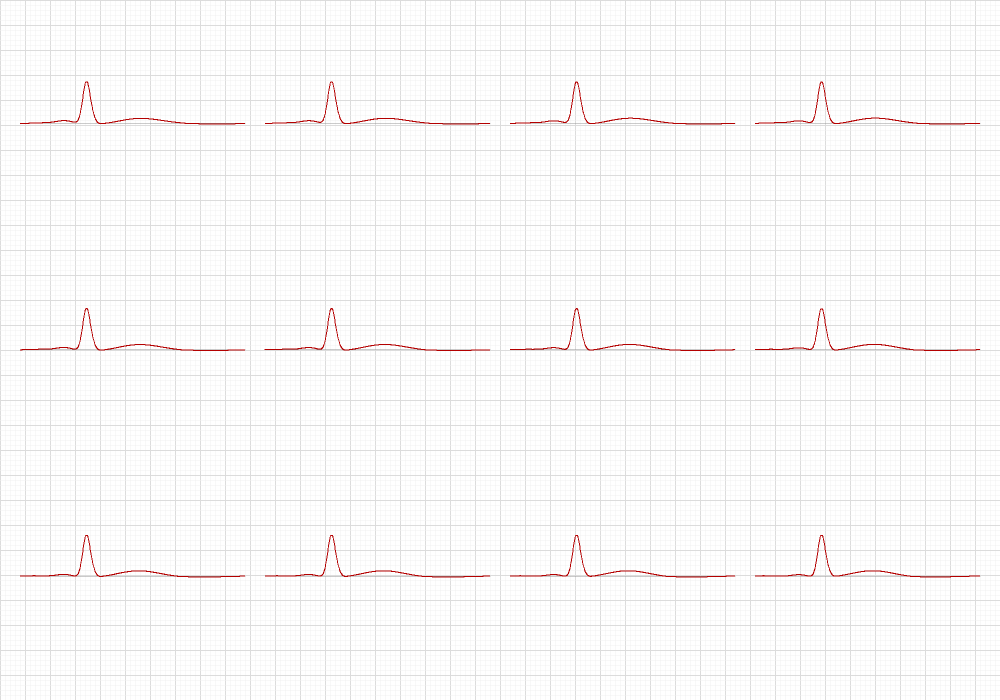
#> input picture ECG_Curso_Megaprojeto_p16_append/samples/ecg_images/synthetic_12lead.png, 2000 x 1400 px (shown at 1/2 size)
$ jupyter execute 20_Normalizacao_Escala.ipynb
#> lines starting #> are read from the running program, lines starting #| are printed output that depends on the picture
#> further down, img is the input picture: PIL image 2000x1400 RGB; mean R, G, B 249.6, 248.7, 248.7
### ECG_Curso_Megaprojeto_p16_append/cv/grid_detect.py
import numpy as np
from PIL import Image


def _to_gray(arr_or_img):
    if isinstance(arr_or_img, Image.Image):
        img = arr_or_img.convert("L")
#> img: PIL image 2000x1400 L
        return np.asarray(img).astype(np.float32)
    if arr_or_img.ndim == 3:
        # assume RGB
        r, g, b = arr_or_img[..., 0], arr_or_img[..., 1], arr_or_img[..., 2]
        return (0.2989 * r + 0.5870 * g + 0.1140 * b).astype(np.float32)
    return arr_or_img.astype(np.float32)


def _autocorr_1d(x):
    x = (x - x.mean()) / (x.std() + 1e-6)
    ac = np.correlate(x, x, mode="full")[len(x) - 1 :]
    ac /= ac[0] + 1e-6
    return ac


def _dominant_period(ac, min_p=4, max_p=200):
    # encontra melhor pico em [min_p, max_p]
    seg = ac[min_p:max_p]
    if seg.size == 0:
        return None, 0.0
    k = int(np.argmax(seg))
    p = k + min_p
    conf = float(seg[k])
    return p, conf


def estimate_grid_period_px(img_or_array):
    """
    Estima período da grade (em pixels) nas direções X e Y.
    Heurística: projeção de derivada (diferença) -> autocorrelação -> pico dominante.
    Retorna: dict { 'px_small_x','px_small_y','px_big_x','px_big_y','confidence' }
    """
    arr = _to_gray(img_or_array)
    # borda: ignora 2% em cada lado para reduzir bordas
    h, w = arr.shape
#> h = 1400; w = 2000
    x0, x1 = int(0.02 * w), int(0.98 * w)
#> x0 = 40; x1 = 1960
    y0, y1 = int(0.02 * h), int(0.98 * h)
#> y0 = 28; y1 = 1372
    roi = arr[y0:y1, x0:x1]
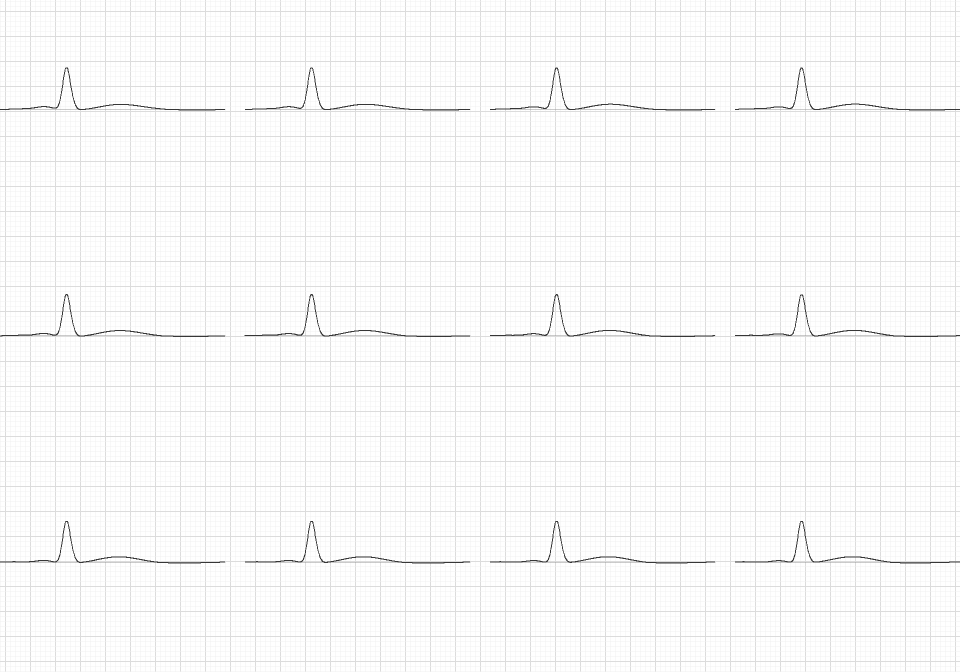
#> roi: shape (1344, 1920) float32 (shown at 1/2 size); min 54, max 255, mean 248.9

    # gradientes simples
    gx = np.abs(np.diff(roi, axis=1))
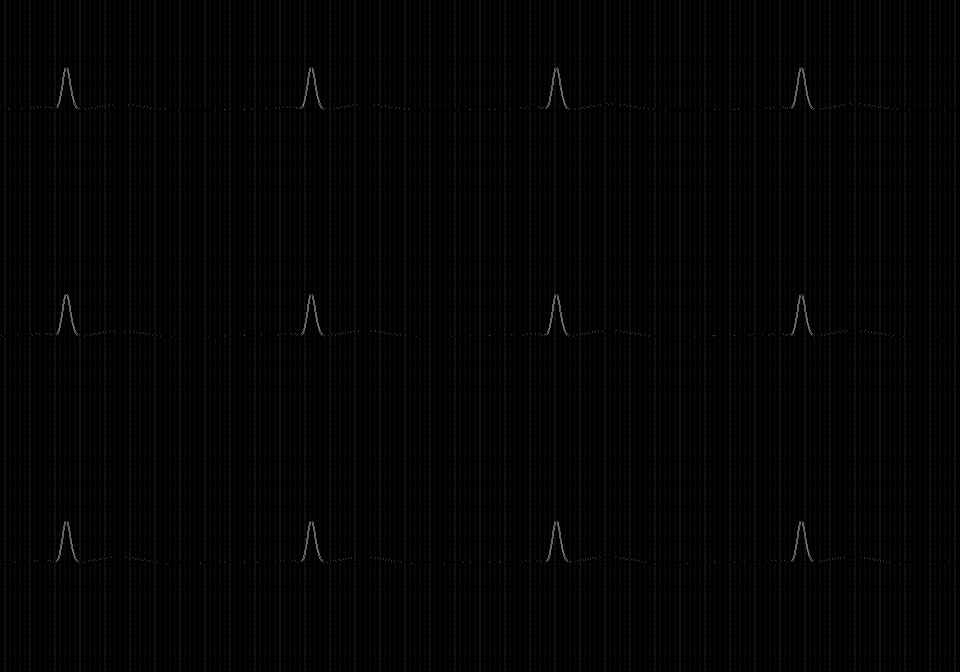
#> gx: shape (1344, 1919) float32 (shown at 1/2 size); min 0, max 201, mean 3.7
    gy = np.abs(np.diff(roi, axis=0))
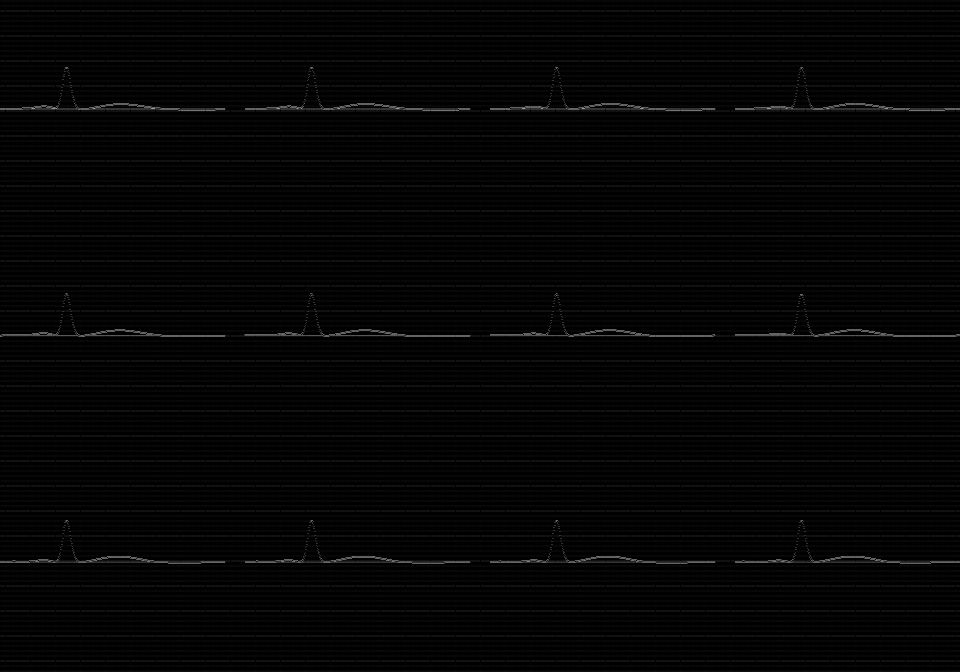
#> gy: shape (1343, 1920) float32 (shown at 1/2 size); min 0, max 201, mean 4.5

    # projeções
    proj_x = gx.mean(axis=0)
#> proj_x = 1919 values, max 34.63 at index 611, min 0 at index 1, mean 3.68
    proj_y = gy.mean(axis=1)
#> proj_y = 1343 values, max 101.9 at index 1124, min 0 at index 0, mean 4.47

    acx = _autocorr_1d(proj_x)
#> in _autocorr_1d, `x = (x - x.mean()) / (x.std() + 1e-6)`: x = 1919 values, max 4.16 at index 611, min -0.495 at index 1, mean 4.72e-08
#> in _autocorr_1d, `ac = np.correlate(x, x, mode="full")[len(x) - 1 :]`: ac = 1919 values, max 1919 at index 0, min -378.5 at index 37, mean 0.5
#> in _autocorr_1d, `ac /= ac[0] + 1e-6`: ac = 1919 values, max 1 at index 0, min -0.197 at index 37, mean 0.000261
#> acx has the same summary as ac in _autocorr_1d
    acy = _autocorr_1d(proj_y)
#> acy = 1343 values, max 1 at index 0, min -0.139 at index 24, mean 0.000372
    px_x, cfx = _dominant_period(acx, 4, 200)
#> in _dominant_period, `seg = ac[min_p:max_p]`: seg = 196 values, max 0.954 at index 46, min -0.197 at index 33, mean -0.00451
#> in _dominant_period, `k = int(np.argmax(seg))`: k = 46
#> in _dominant_period, `p = k + min_p`: p = 50
#> in _dominant_period, `conf = float(seg[k])`: conf = 0.954
#> px_x = 50; cfx = 0.954
    px_y, cfy = _dominant_period(acy, 4, 200)
#> px_y = 50; cfy = 0.576

    # small grid ~ px_x, px_y ; big grid = 5*small (aprox), arredonda
    res = {}
    if px_x:
        res["px_small_x"] = float(px_x)
        res["px_big_x"] = float(px_x * 5.0)
    if px_y:
        res["px_small_y"] = float(px_y)
        res["px_big_y"] = float(px_y * 5.0)
    res["confidence"] = float(0.5 * (cfx + cfy))
    return res

### ECG_Curso_Megaprojeto_p16_append/cv/normalize.py

import numpy as np
from PIL import Image
from .grid_detect import estimate_grid_period_px

def estimate_px_per_mm(img_rgb) -> float:
    """Assume small grid ~= 1 mm; retorna px/mm estimado (ou None)."""
    info = estimate_grid_period_px(img_rgb)
#> info = {'px_small_x': 50, 'px_big_x': 250, 'px_small_y': 50, 'px_big_y': 250, 'confidence': 0.765}
    px_small = info.get("px_small_x") or info.get("px_small_y")
#> px_small = 50
    return float(px_small) if px_small else None

def normalize_scale(img: Image.Image, target_px_per_mm: float = 10.0):
    """
    Redimensiona para atingir target_px_per_mm (sem upscaling excessivo >2x; clamped).
    Retorna (img_resized, scale_factor_aplicado, px_per_mm_estimado).
    """
    pxmm = estimate_px_per_mm(img.convert("RGB"))
#> pxmm = 50
    if not pxmm:
        return img, 1.0, None
    scale = target_px_per_mm / pxmm
#> scale = 0.2
    scale = max(0.5, min(2.0, scale))  # clamp
#> scale = 0.5
    w0, h0 = img.size
#> w0 = 2000; h0 = 1400
    w1, h1 = int(w0*scale), int(h0*scale)
#> w1 = 1000; h1 = 700
    im1 = img.resize((w1, h1), Image.LANCZOS)
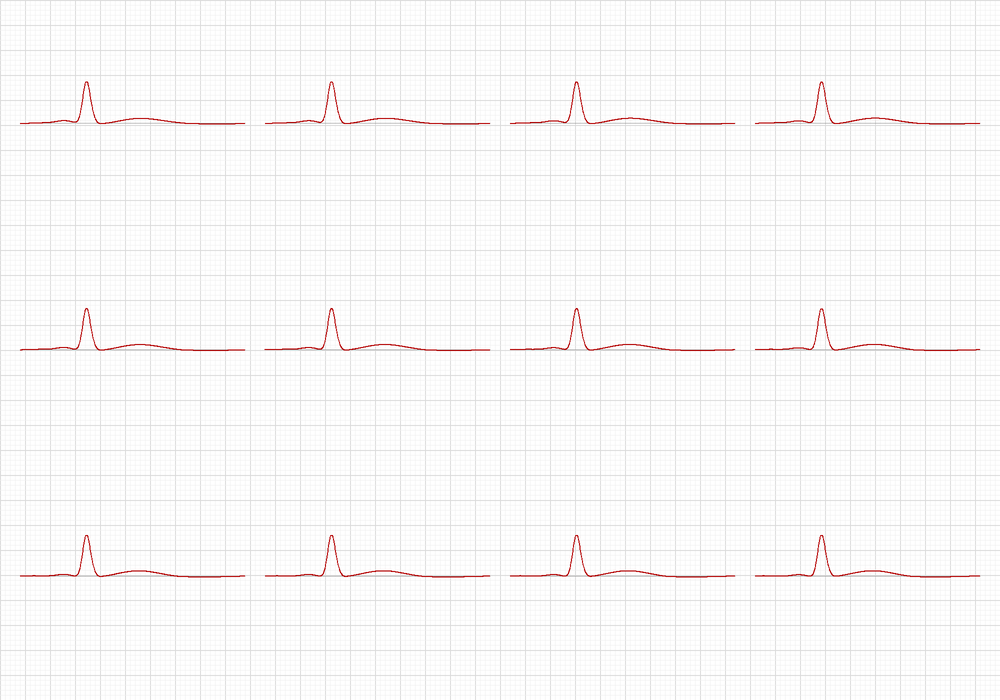
#> im1: PIL image 1000x700 RGB; mean R, G, B 249.3, 248.3, 248.3
    return im1, scale, pxmm

### ECG_Curso_Megaprojeto_p16_append/notebooks/20_Normalizacao_Escala.ipynb
# 20_Normalizacao_Escala

Normalização de escala para px/mm alvo (10 px/mm por padrão).

[cell 1]
from PIL import Image

from cv.normalize import normalize_scale

img = Image.open('../samples/ecg_images/synthetic_12lead.png').convert('RGB')
im1, scale, pxmm = normalize_scale(img, target_px_per_mm=10.0)
#> scale = 0.5; pxmm = 50
pxmm, scale, im1.size
#> Out = (50, 0.5, (1000, 700))
